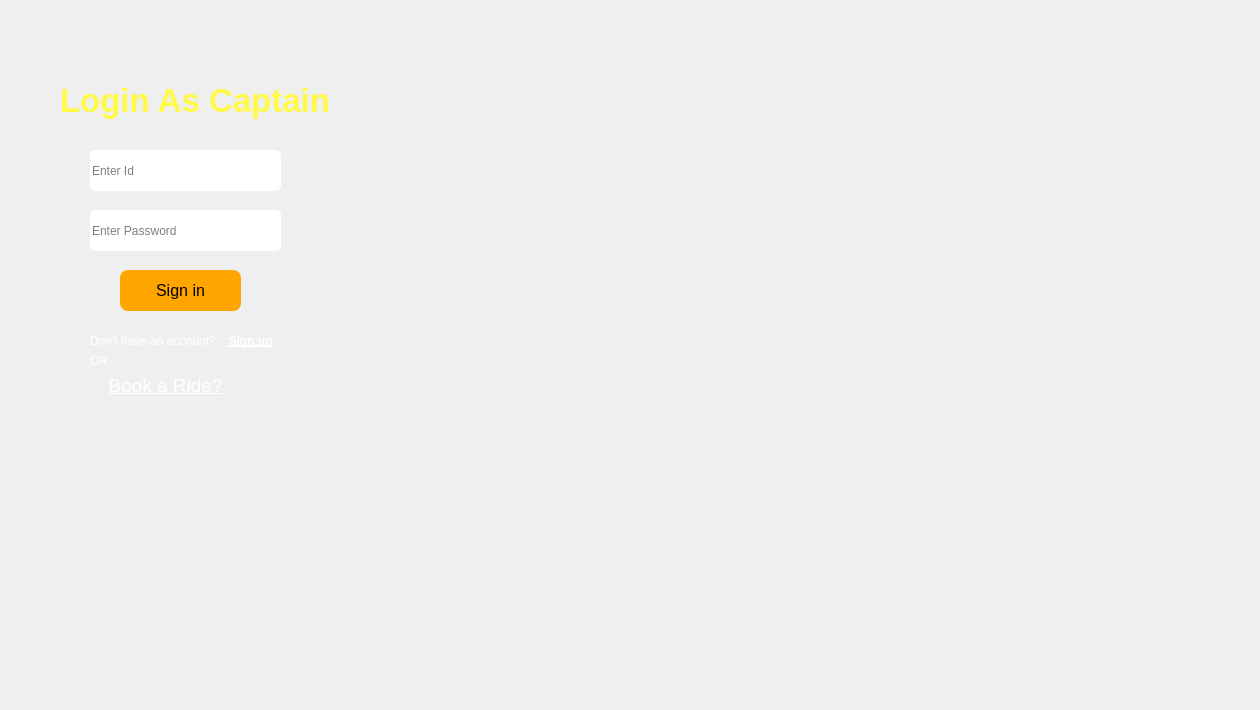
    <widget class="QWidget" name="loginown">
     <widget class="QPushButton" name="ownersignupbtn">
      <property name="enabled">
       <bool>true</bool>
      </property>
      <property name="geometry">
       <rect>
        <x>220</x>
        <y>320</y>
        <width>61</width>
        <height>41</height>
       </rect>
      </property>
      <property name="font">
       <font>
        <pointsize>9</pointsize>
        <weight>75</weight>
        <bold>true</bold>
        <underline>true</underline>
       </font>
      </property>
      <property name="cursor">
       <cursorShape>ArrowCursor</cursorShape>
      </property>
      <property name="acceptDrops">
       <bool>false</bool>
      </property>
      <property name="autoFillBackground">
       <bool>false</bool>
      </property>
      <property name="styleSheet">
       <string notr="true">color: rgb(244, 59, 87);
color: rgb(255, 255, 255);

</string>
      </property>
      <property name="text">
       <string>Sign up</string>
      </property>
      <property name="flat">
       <bool>true</bool>
      </property>
     </widget>
     <widget class="QPushButton" name="ownersigninbtn">
      <property name="geometry">
       <rect>
        <x>120</x>
        <y>270</y>
        <width>121</width>
        <height>41</height>
       </rect>
      </property>
      <property name="font">
       <font>
        <pointsize>12</pointsize>
       </font>
      </property>
      <property name="styleSheet">
       <string notr="true">background-color: orange;
border-radius: 8px;
border-color: black;
</string>
      </property>
      <property name="text">
       <string>Sign in</string>
      </property>
     </widget>
     <widget class="QLabel" name="label_4">
      <property name="geometry">
       <rect>
        <x>60</x>
        <y>60</y>
        <width>311</width>
        <height>81</height>
       </rect>
      </property>
      <property name="font">
       <font>
        <pointsize>25</pointsize>
        <weight>75</weight>
        <bold>true</bold>
       </font>
      </property>
      <property name="styleSheet">
       <string notr="true">color: rgb(255, 255, 0);
color: rgb(255, 249, 71);</string>
      </property>
      <property name="text">
       <string>Login As Captain</string>
      </property>
     </widget>
     <widget class="QLabel" name="label_13">
      <property name="geometry">
       <rect>
        <x>90</x>
        <y>330</y>
        <width>131</width>
        <height>21</height>
       </rect>
      </property>
      <property name="font">
       <font>
        <pointsize>9</pointsize>
       </font>
      </property>
      <property name="styleSheet">
       <string>color: rgb(244, 59, 87);
color: rgb(255, 255, 255);

</string>
      </property>
      <property name="text">
       <string>Don't have an account?</string>
      </property>
     </widget>
     <widget class="QPushButton" name="gotopassengerbtn">
      <property name="enabled">
       <bool>true</bool>
      </property>
      <property name="geometry">
       <rect>
        <x>80</x>
        <y>370</y>
        <width>171</width>
        <height>31</height>
       </rect>
      </property>
      <property name="font">
       <font>
        <pointsize>14</pointsize>
        <underline>true</underline>
       </font>
      </property>
      <property name="cursor">
       <cursorShape>ArrowCursor</cursorShape>
      </property>
      <property name="acceptDrops">
       <bool>false</bool>
      </property>
      <property name="autoFillBackground">
       <bool>false</bool>
      </property>
      <property name="styleSheet">
       <string notr="true">color: rgb(244, 59, 87);
color: rgb(255, 255, 255);

</string>
      </property>
      <property name="text">
       <string>Book a Ride?</string>
      </property>
      <property name="flat">
       <bool>true</bool>
      </property>
     </widget>
     <widget class="QLabel" name="label_15">
      <property name="geometry">
       <rect>
        <x>90</x>
        <y>350</y>
        <width>31</width>
        <height>21</height>
       </rect>
      </property>
      <property name="font">
       <font>
        <pointsize>9</pointsize>
       </font>
      </property>
      <property name="styleSheet">
       <string>color: rgb(244, 59, 87);
color: rgb(255, 255, 255);

</string>
      </property>
      <property name="text">
       <string>OR</string>
      </property>
     </widget>
     <widget class="QLabel" name="label_5">
      <property name="geometry">
       <rect>
        <x>0</x>
        <y>-130</y>
        <width>1251</width>
        <height>701</height>
       </rect>
      </property>
      <property name="styleSheet">
       <string notr="true">border-image: url(:/newPrefix/180515-woman-driver-steering-wheel-ac-631p.jpg);</string>
      </property>
      <property name="text">
       <string/>
      </property>
     </widget>
     <widget class="QLabel" name="label_38">
      <property name="geometry">
       <rect>
        <x>290</x>
        <y>220</y>
        <width>241</width>
        <height>31</height>
       </rect>
      </property>
      <property name="font">
       <font>
        <pointsize>9</pointsize>
       </font>
      </property>
      <property name="styleSheet">
       <string notr="true">color: rgb(255, 255, 255);
</string>
      </property>
      <property name="text">
       <string/>
      </property>
     </widget>
     <widget class="QLineEdit" name="ownerpassword">
      <property name="geometry">
       <rect>
        <x>90</x>
        <y>210</y>
        <width>191</width>
        <height>41</height>
       </rect>
      </property>
      <property name="autoFillBackground">
       <bool>false</bool>
      </property>
      <property name="styleSheet">
       <string notr="true">background-color: rgb(255, 255, 255);
border-radius: 5px;
border-color: black;
</string>
      </property>
      <property name="echoMode">
       <enum>QLineEdit::Password</enum>
      </property>
      <property name="placeholderText">
       <string>Enter Password</string>
      </property>
     </widget>
     <widget class="QLineEdit" name="ownerid">
      <property name="geometry">
       <rect>
        <x>90</x>
        <y>150</y>
        <width>191</width>
        <height>41</height>
       </rect>
      </property>
      <property name="autoFillBackground">
       <bool>false</bool>
      </property>
      <property name="styleSheet">
       <string notr="true">background-color: rgb(255, 255, 255);
border-radius: 5px;
border-color: black;
</string>
      </property>
      <property name="echoMode">
       <enum>QLineEdit::Normal</enum>
      </property>
      <property name="placeholderText">
       <string>Enter Id</string>
      </property>
     </widget>
     <zorder>label_5</zorder>
     <zorder>ownersigninbtn</zorder>
     <zorder>label_4</zorder>
     <zorder>label_13</zorder>
     <zorder>gotopassengerbtn</zorder>
     <zorder>label_15</zorder>
     <zorder>ownersignupbtn</zorder>
     <zorder>label_38</zorder>
     <zorder>ownerpassword</zorder>
     <zorder>ownerid</zorder>
    </widget>
